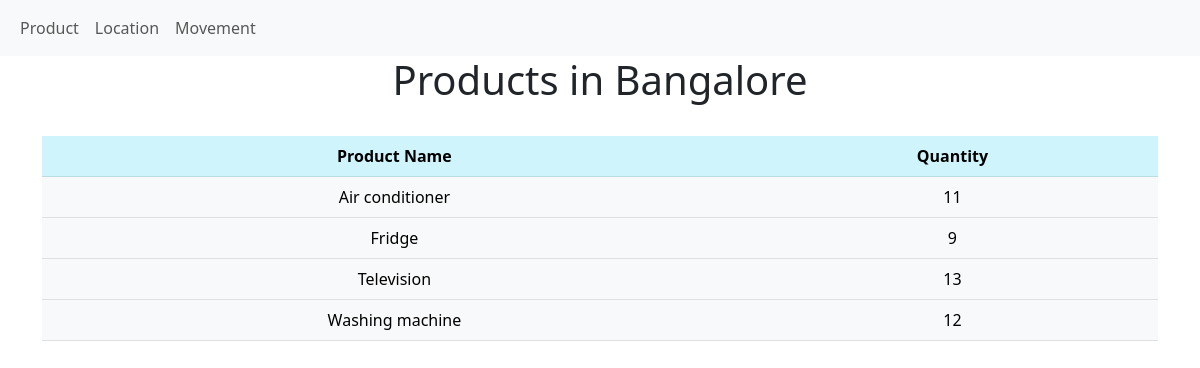
The app's page /Warehouse/?location=Bangalore, older data.
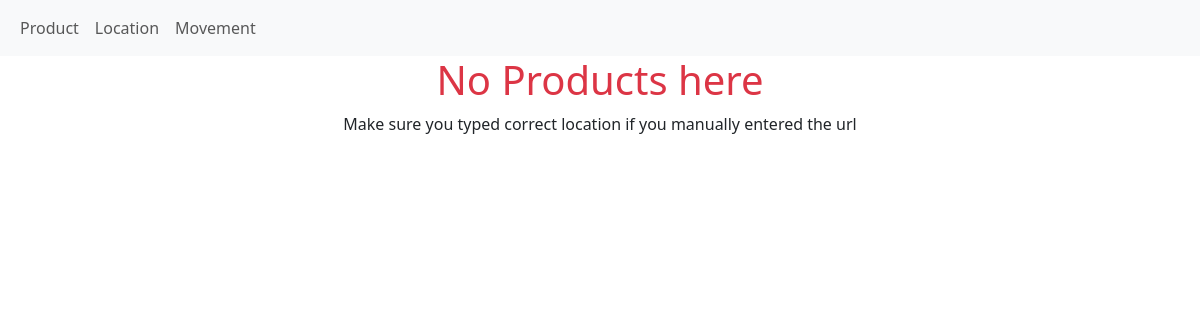
The same page, newer data.
### core/models.py (models this page shows, shortened)
class Location(db.Model):
    location_id = db.Column(db.Integer, primary_key=True)
    name = db.Column(db.String(30), unique=True, nullable=False)

class Product(db.Model):
    product_id = db.Column(db.Integer, primary_key=True)
    name = db.Column(db.String(30), unique=True, nullable=False)

### core/routes.py (the view)
@app.route("/Warehouse/", methods=['GET'])
def warehouse():
    location = request.args.get("location")
    inventory = []
    if location:
        location_db = Location.query.filter(Location.name==location.capitalize()).first()
        if location_db:
            inventory = db.session.query(Product.name, func.sum(ProductMovement.quantity)).\
                            join(ProductMovement, Product.product_id==ProductMovement.product_id).\
                            join(Location, Location.location_id==ProductMovement.to_location_id).\
                            filter(ProductMovement.to_location_id==location_db.location_id).\
                            group_by(Product.name).\
                            order_by(Product.name.asc()).all()
    return render_template("warehouse.html", location=location, inventory=inventory)

### core/templates/warehouse.html (shortened to what this page needs)
{% extends 'base.html' %}
{% block content %}
<div class="container-fluid text-center">
  {% if inventory %}
  <h1>Products in {{location}}</h1>
  <br />
  <div class="container-sm">
    <table class="table table-info table-hover">
      <thead>
        <tr>
          <th scope="col">Product Name</th>
          <th scope="col">Quantity</th>
        </tr>
      </thead>
      <tbody>
        {% for data in inventory %}
        <tr class="table-light">
          <td>{{data[0]}}</td>
          <td>{{data[1]}}</td>
        </tr>
        {% endfor %}
      </tbody>
    </table>
    {% else %}
    <h1 class="text-danger">No Products here</h1>
    <p>Make sure you typed correct location if you manually entered the url</p>
    {% endif %}
  </div>
  {% endblock %}

Row changes from the older to the newer data that the page shows:
no longer on this page (row edited): Location: name "Bangalore"
no longer on this page (row edited): Product: name "Air conditioner", data "11"
no longer on this page (row unchanged): Product: name "Fridge", data "9"
no longer on this page (row edited): Product: name "Television", data "13"
no longer on this page (row unchanged): Product: name "Washing machine", data "12"
Text that changed along with them:
text no longer shown: "Products in Product Name Quantity"
text now shown: "No Products here Make sure you typed correct location if you manually entered the url"
